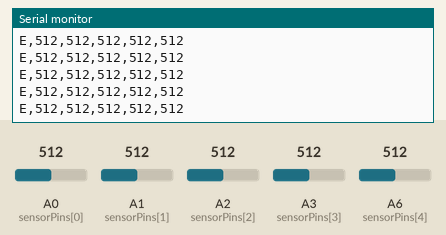
Recording of a sketch running on a simulated Arduino Nano, built with avr-gcc and run on an emulated ATmega328P. Shown: the last lines printed to the serial monitor. The inputs (shaded band) are chosen by the test bench; at power-on: A0 (sensorPins[0]) = 512, A1 (sensorPins[1]) = 512, A2 (sensorPins[2]) = 512, A3 (sensorPins[3]) = 512, A6 (sensorPins[4]) = 512.

Above: at 1.2 s.
1.3 s: A0 (sensorPins[0]) set to 610
At 1.36 s:
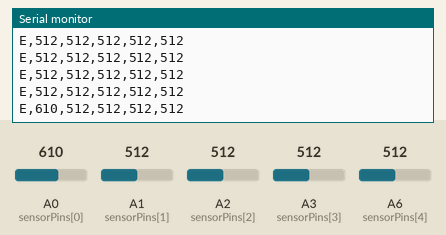
2.8 s: A1 (sensorPins[1]) set to 610
At 2.82 s:
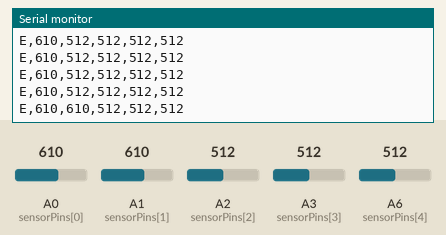
4.3 s: A2 (sensorPins[2]) set to 610
At 4.33 s:
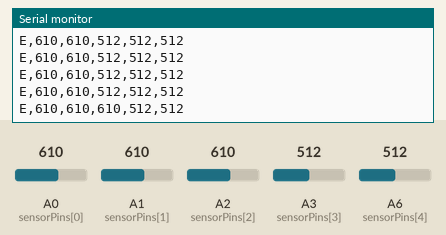
5.8 s: A3 (sensorPins[3]) set to 610
At 5.84 s:
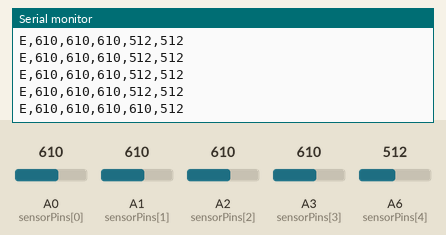
7.3 s: A6 (sensorPins[4]) set to 610
At 7.3 s:
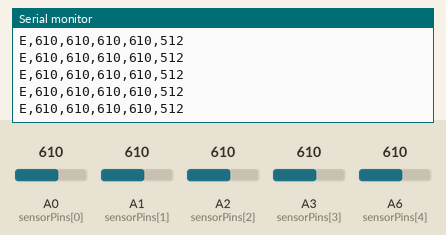
8.8 s: A0 (sensorPins[0]) set to 590
At 8.81 s:
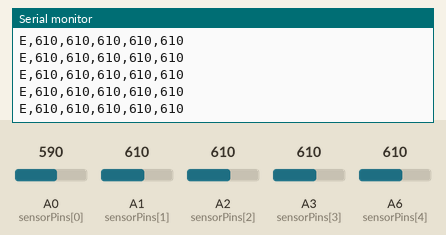
Timing chart, 0 to 11.3 s (numbered marks = the images above; inputs shaded):
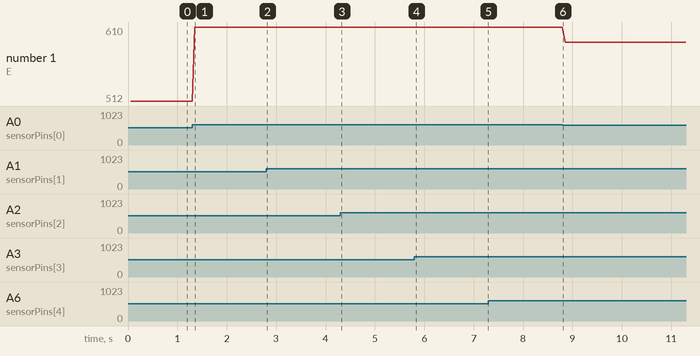

The sketch:

hand.ino
```cpp
#include <Wire.h>
#include <Adafruit_PWMServoDriver.h>

Adafruit_PWMServoDriver pwm = Adafruit_PWMServoDriver();

// SENSORS (Input)
const int sensorPins[] = {A0, A1, A2, A3, A6}; // Ring, Pinky, Thumb, Middle, Index

// SERVOS (Output)
const int servoChans[] = {2, 3, 4, 5, 6};

unsigned long lastTelemetry = 0;

void setup() {
  Serial.begin(115200);
  pwm.begin();
  pwm.setPWMFreq(50);
}

void relaxAll() {
  for (int i = 2; i <= 6; i++) pwm.setPin(i, 4096, true);
}

void loop() {
  // 1. LISTEN FOR COMMANDS (Browser -> Arduino)
  if (Serial.available() > 0) {
    char head = Serial.read();

    if (head == 'C') { // Control Command
      int chan = Serial.parseInt();
      if (Serial.read() == ',') {
        int pulse = Serial.parseInt();
        // Constrain pulse for safety
        if (pulse < 60) pulse = 60;
        if (pulse > 600) pulse = 600;
        pwm.setPWM(chan, 0, pulse);
      }
    }
    else if (head == 'R') { // Relax Command
      relaxAll();
    }
  }

  // 2. SEND TELEMETRY (Arduino -> Browser)
  // Sends data every 50ms (20Hz) to keep graphs smooth but not clog the line
  if (millis() - lastTelemetry > 50) {
    Serial.print("E"); // 'E' for EMG Data
    for (int i = 0; i < 5; i++) {
      Serial.print(",");
      Serial.print(analogRead(sensorPins[i]));
    }
    Serial.println(); // End line
    lastTelemetry = millis();
  }
}
```

Measured:
- after the input at 1.3 s, the serial monitor: prints a new line after 0.05 s (image 1)
- after the input at 2.8 s, the serial monitor: prints a new line at once (image 2)
- after the input at 4.3 s, the serial monitor: prints a new line at once (image 3)
- after the input at 5.8 s, the serial monitor: prints a new line at once (image 4)
- plotted number 1: 512 → 610 after the input at 1.3 s, 610 → 590 after the input at 8.8 s
